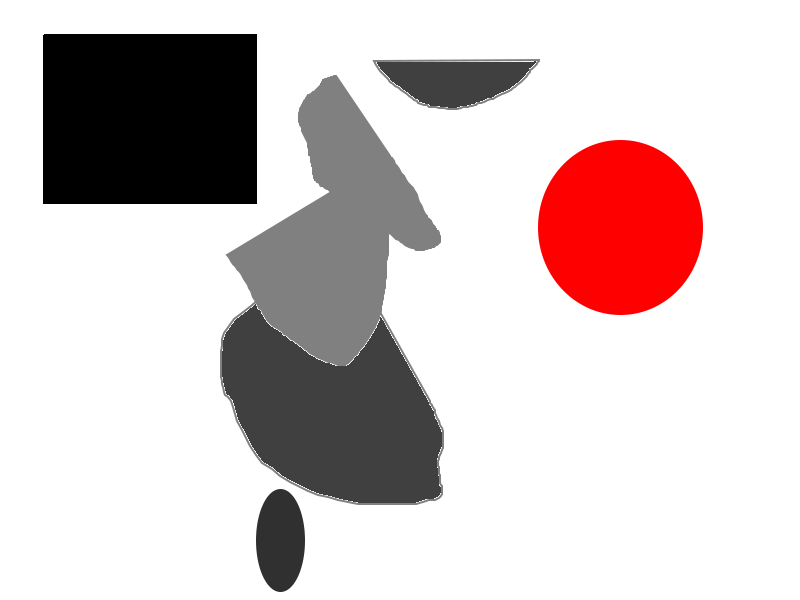
#> input picture images/ex2.png, 800 x 600 px
$ python fortran_wrapper.py   (older library calls are emulated)
#> lines starting #> are read from the running program, lines starting #| are printed output that depends on the picture
### script.py
import numpy as np

try:
    from lib.wdt_fortran import propagate_dist as call_propagate_distance

    fortran_lib = True
except ImportError:
    print("No Fortran modules found, falling back on python implementation")
    fortran_lib = False
import math
import heapq
from scipy.misc import imread
import time
import matplotlib.pyplot as plt


class WDT:
    DIR_STRINGS = ["left", "down", "right", "up"]
    DIRS = ((-1, 0), (0, -1), (1, 0), (0, 1))

    # [5 lines left out: function __init__, not called in this run]

    @staticmethod
    def convert_image_to_cost_field(data):
        """
        Read image data and convert it to a *landscape*, a 2D array with cost fields.
        This cost field forms the input for the weighted distance transform
        zero costs denote exits, infinite costs denote obstacles.
        For now, we follow previous Mercurial standards: obstacles are in black, exits in red.
        Accessible space is in white, less accessible space has less white.
        :param data: array with RGB image data
        :return: 2D array representing the cost field
        """

        # Exits are present in all red enough places ("R >> BG")
        data = data/255.
        exits = np.where(data[:, :, 0] - (data[:, :, 1] + data[:, :, 2]) / 2 > 2./3)
#> exits = 22609 positions, rows 140 to 314, columns 538 to 702
        # Obstacles are in black (so at least G and B must be zero)
        obstacles = np.where(np.abs(data[:, :, 1] + data[:, :, 2]) < 1./256)
#> obstacles = 58740 positions, rows 34 to 314, columns 43 to 701
        # Convert image to greyscale
        grey_scales = np.dot(data[..., :3], [0.299, 0.587, 0.114])
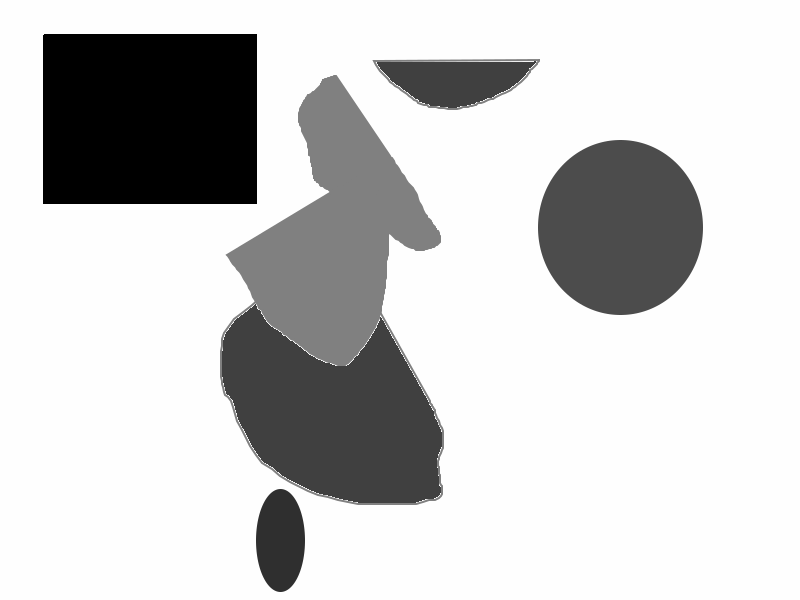
#> grey_scales: shape (600, 800) float64; min 0, max 1, mean 0.799
        # Boolean index array for places without exits and obstacles
        space = np.ones(grey_scales.shape, dtype=np.bool)
        space[obstacles] = False
        plt.imshow(space)
        plt.colorbar()
        plt.show()
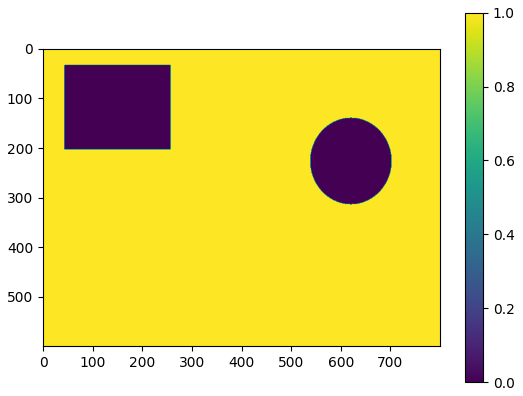
#> figure drawn by matplotlib, 2 panels

        space[exits] = False
        # Cost field: Inversely proportional to greyscale values
        cost_field = np.empty(data[:, :, 0].shape)
        cost_field[obstacles] = np.inf
        cost_field[exits] = 0
        cost_field[space] = 1. / (255 * grey_scales[space])
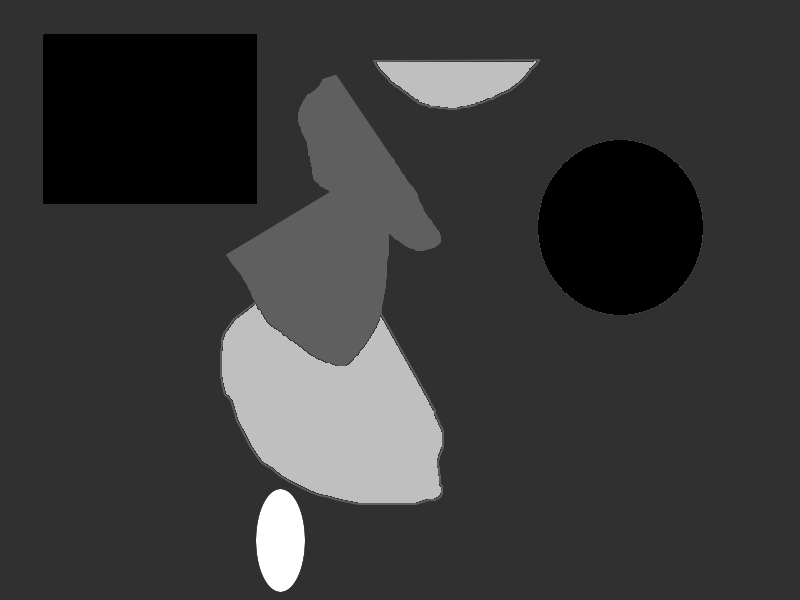
#> cost_field: shape (600, 800) float64; 7.58% of the values are NaN or infinite; the others: min 0, max 0.0208, mean 0.00504; drawn with min black, max white, NaN and infinite black
        return cost_field

    # [134 lines left out: functions _exists, get_new_candidate_cells, propagate_distance, get_weighted_distance_transform, plot, not called in this run]


# [5 lines of commented-out code are left out]

### fortran_wrapper.py
#!/usr/bin/env python3
import numpy as np
from lib._wdt import weighted_distance_transform
from scipy.misc import imread
import time
from script import WDT
import matplotlib.pyplot as plt

filename = 'images/ex2.png'
data = imread(filename, mode='RGB')
cost_field = WDT.convert_image_to_cost_field(data)
time1 = time.time()
#> (the run stopped early here; a loop or call above may not have finished)

$ run again, with images/example.png copied over images/ex2.png
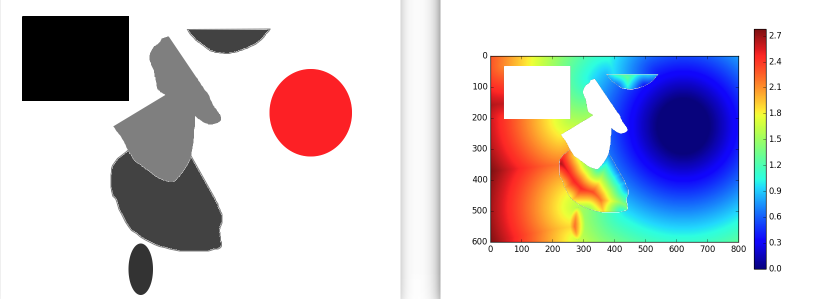
#> input picture images/example.png, 1657 x 597 px (shown at 1/2 size)
#> exits = 48358 positions, rows 88 to 482, columns 539 to 1531
#> obstacles = 39120 positions, rows 32 to 538, columns 44 to 1532
#> in convert_image_to_cost_field, `plt.show()`:
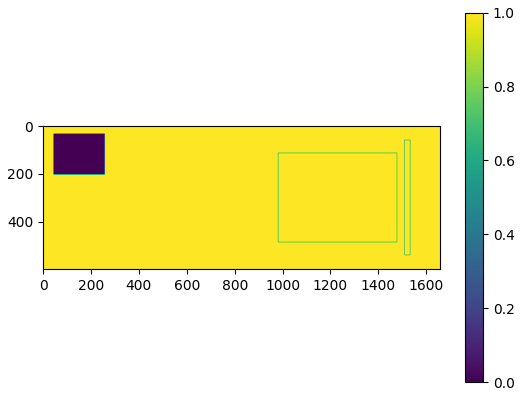
#> figure drawn by matplotlib, 2 panels
#> in convert_image_to_cost_field, `cost_field[space] = 1. / (255 * grey_scales[space])`:
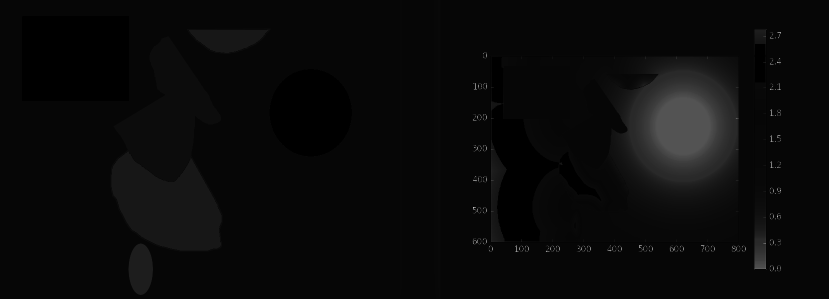
#> cost_field: shape (597, 1657) float64 (shown at 1/2 size); 3.95% of the values are NaN or infinite; the others: min 0, max 0.167, mean 0.00653; drawn with min black, max white, NaN and infinite black
